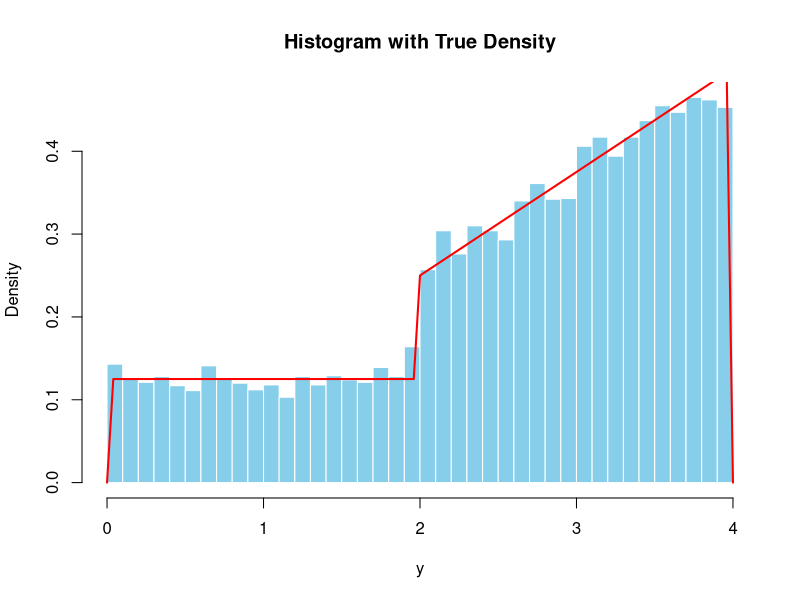
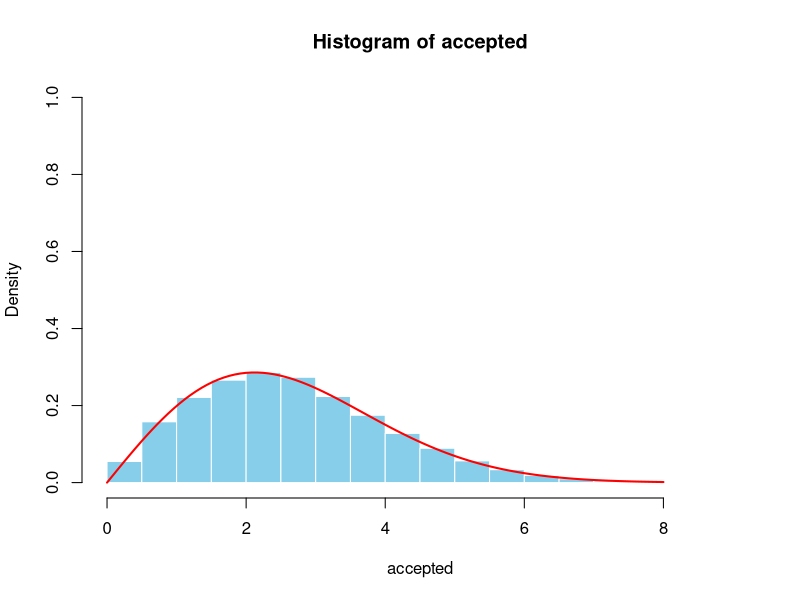

Generate these figures, in order, with R:
n <- 10000
u <- runif(n)

y <- ifelse(u <= 1/4, 8*u, 4*sqrt(u))

# Histogram
hist(y, prob = TRUE, breaks = 50,
     main = "Histogram with True Density",
     xlab = "y", border = "white", col = "skyblue")

# Define density
fy <- function(x) {
  ifelse(x <= 0, 0,
         ifelse(x < 2, 1/8,
                ifelse(x < 4, x/8, 0)))
}

# Overlay true density curve
curve(fy, from = 0, to = 4, add = TRUE, col = "red", lwd = 2)

#####

n <- 10^4
accepted <- numeric(n) 
u_accepted <- numeric(n) 
i <- 0 
iteration <- 0 
while(i < n){
  y <- rexp(n = 1, rate = 1/3) # candidate from g
  u <- runif(1) # u ~ uniform(0, 1)
  ftgt <- (1/3) * y * exp(-(y/3)^2 + y/3) # f(x)/cg(x)
  
  if(u < ftgt){
    i <- i+1
    accepted[i] <- y
    u_accepted[i] <- u
  }
  iteration <- iteration + 1
}

hist(accepted, prob = TRUE, ylim = c(0, 1), col = "skyblue", border = "white")
curve((2/3) * (x/3) * exp(-(x/3)^2), 0, 8, add = TRUE, col = "red", lwd = 2)

########

# Let $U_{1} \sim Uniform(0, 1)$ and $U_{2} \sim Uniform\{0, 1, 2\}$. 
# (That is, $U_{1}$ is a continuous random variable but $U_{2}$ is a discrete 
# random variable.) Consider the random variable $X = 0.5 U_{1} + 0.5U_{2}$. 
# How would you simulate this using \texttt{R} code?

n = 10^4
u1 <- runif(n)
u2 <- sample(c(0, 1, 2), size = n, replace = TRUE, prob = c(1/3, 1/3, 1/3))
x <- 0.5*u1 + 0.5*u2



